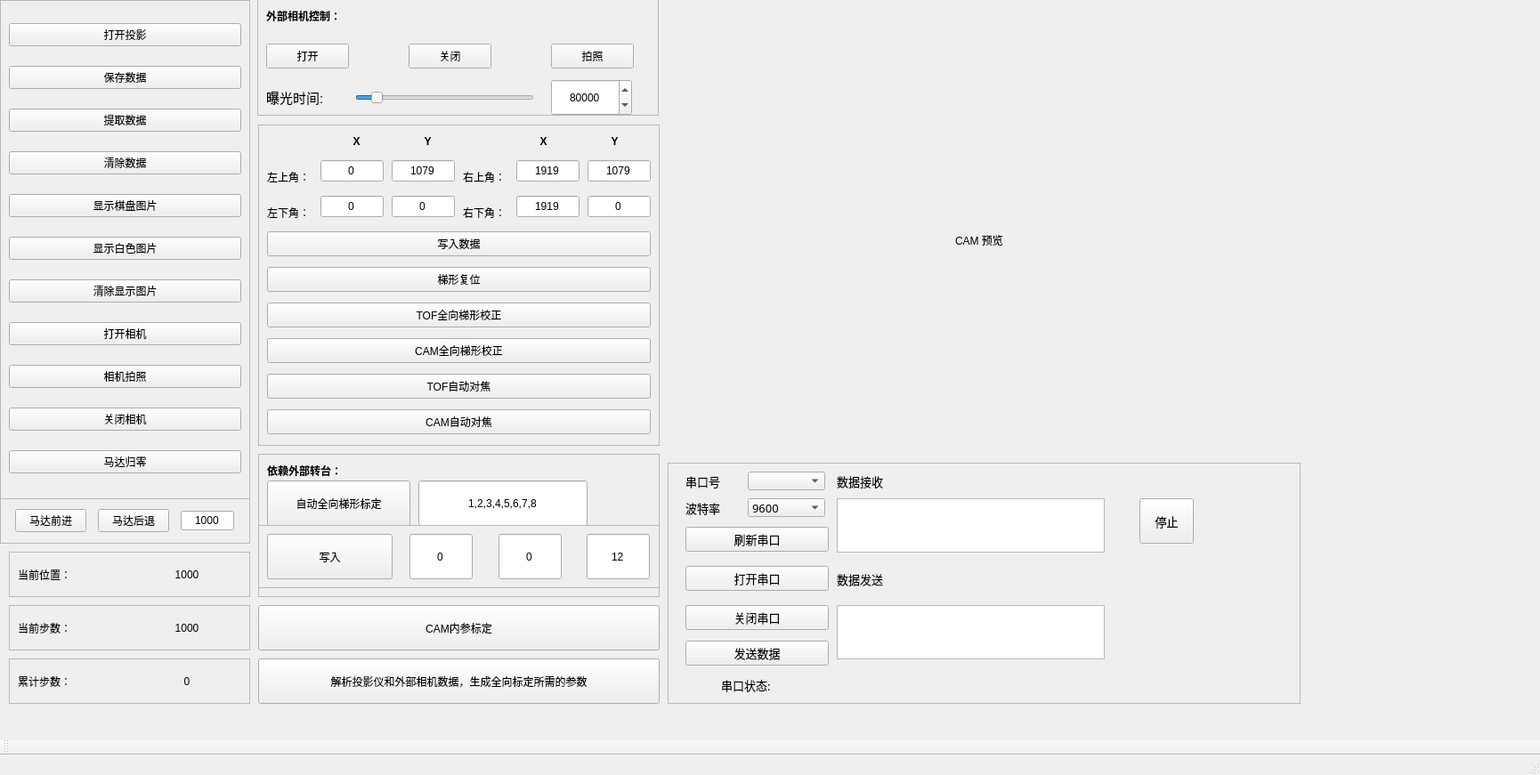
<?xml version="1.0" encoding="UTF-8"?>
<ui version="4.0">
 <class>MainWindow</class>
 <widget class="QMainWindow" name="MainWindow">
  <property name="geometry">
   <rect>
    <x>0</x>
    <y>0</y>
    <width>1730</width>
    <height>871</height>
   </rect>
  </property>
  <property name="font">
   <font>
    <family>Arial</family>
   </font>
  </property>
  <property name="windowTitle">
   <string>MainWindow</string>
  </property>
  <widget class="QWidget" name="centralwidget">
   <widget class="QFrame" name="frame">
    <property name="geometry">
     <rect>
      <x>0</x>
      <y>0</y>
      <width>281</width>
      <height>561</height>
     </rect>
    </property>
    <property name="frameShape">
     <enum>QFrame::StyledPanel</enum>
    </property>
    <property name="frameShadow">
     <enum>QFrame::Raised</enum>
    </property>
    <layout class="QVBoxLayout" name="verticalLayout">
     <item>
      <widget class="QPushButton" name="rootButton">
       <property name="text">
        <string>打开投影</string>
       </property>
      </widget>
     </item>
     <item>
      <widget class="QPushButton" name="saveDataButton">
       <property name="text">
        <string>保存数据</string>
       </property>
      </widget>
     </item>
     <item>
      <widget class="QPushButton" name="pullDataButton">
       <property name="text">
        <string>提取数据</string>
       </property>
      </widget>
     </item>
     <item>
      <widget class="QPushButton" name="cleanButton">
       <property name="text">
        <string>清除数据</string>
       </property>
      </widget>
     </item>
     <item>
      <widget class="QPushButton" name="showCheckerPatternButton">
       <property name="text">
        <string>显示棋盘图片</string>
       </property>
      </widget>
     </item>
     <item>
      <widget class="QPushButton" name="showWritePatternButton">
       <property name="text">
        <string>显示白色图片</string>
       </property>
      </widget>
     </item>
     <item>
      <widget class="QPushButton" name="removePatternButton">
       <property name="text">
        <string>清除显示图片</string>
       </property>
      </widget>
     </item>
     <item>
      <widget class="QPushButton" name="openCamButton">
       <property name="text">
        <string>打开相机</string>
       </property>
      </widget>
     </item>
     <item>
      <widget class="QPushButton" name="takePictureButton">
       <property name="text">
        <string>相机拍照</string>
       </property>
      </widget>
     </item>
     <item>
      <widget class="QPushButton" name="closeCamButton">
       <property name="text">
        <string>关闭相机</string>
       </property>
      </widget>
     </item>
     <item>
      <widget class="QPushButton" name="motorResetButton">
       <property name="text">
        <string>马达归零</string>
       </property>
      </widget>
     </item>
    </layout>
   </widget>
   <widget class="QFrame" name="frame_2">
    <property name="geometry">
     <rect>
      <x>750</x>
      <y>520</y>
      <width>711</width>
      <height>271</height>
     </rect>
    </property>
    <property name="font">
     <font>
      <family>Agency FB</family>
      <pointsize>10</pointsize>
     </font>
    </property>
    <property name="frameShape">
     <enum>QFrame::StyledPanel</enum>
    </property>
    <property name="frameShadow">
     <enum>QFrame::Raised</enum>
    </property>
    <widget class="QLabel" name="label_2">
     <property name="geometry">
      <rect>
       <x>20</x>
       <y>10</y>
       <width>51</width>
       <height>21</height>
      </rect>
     </property>
     <property name="text">
      <string>串口号</string>
     </property>
    </widget>
    <widget class="QComboBox" name="serial_selection">
     <property name="geometry">
      <rect>
       <x>90</x>
       <y>10</y>
       <width>87</width>
       <height>21</height>
      </rect>
     </property>
    </widget>
    <widget class="QComboBox" name="baud_rate">
     <property name="geometry">
      <rect>
       <x>90</x>
       <y>40</y>
       <width>87</width>
       <height>21</height>
      </rect>
     </property>
     <property name="currentText">
      <string>9600</string>
     </property>
     <item>
      <property name="text">
       <string>9600</string>
      </property>
     </item>
     <item>
      <property name="text">
       <string>19200</string>
      </property>
     </item>
     <item>
      <property name="text">
       <string>38400</string>
      </property>
     </item>
     <item>
      <property name="text">
       <string>115200</string>
      </property>
     </item>
     <item>
      <property name="text">
       <string>921600</string>
      </property>
     </item>
    </widget>
    <widget class="QLabel" name="label_4">
     <property name="geometry">
      <rect>
       <x>20</x>
       <y>40</y>
       <width>51</width>
       <height>21</height>
      </rect>
     </property>
     <property name="text">
      <string>波特率</string>
     </property>
    </widget>
    <widget class="QPushButton" name="refresh_port">
     <property name="geometry">
      <rect>
       <x>20</x>
       <y>72</y>
       <width>161</width>
       <height>28</height>
      </rect>
     </property>
     <property name="text">
      <string>刷新串口</string>
     </property>
    </widget>
    <widget class="QPushButton" name="open_port">
     <property name="geometry">
      <rect>
       <x>20</x>
       <y>116</y>
       <width>161</width>
       <height>28</height>
      </rect>
     </property>
     <property name="text">
      <string>打开串口</string>
     </property>
    </widget>
    <widget class="QPushButton" name="close_port">
     <property name="geometry">
      <rect>
       <x>20</x>
       <y>160</y>
       <width>161</width>
       <height>28</height>
      </rect>
     </property>
     <property name="text">
      <string>关闭串口</string>
     </property>
    </widget>
    <widget class="QLabel" name="label_11">
     <property name="geometry">
      <rect>
       <x>190</x>
       <y>10</y>
       <width>441</width>
       <height>21</height>
      </rect>
     </property>
     <property name="text">
      <string>数据接收</string>
     </property>
    </widget>
    <widget class="QPlainTextEdit" name="receive_data_area">
     <property name="geometry">
      <rect>
       <x>190</x>
       <y>40</y>
       <width>301</width>
       <height>61</height>
      </rect>
     </property>
     <property name="cursor" stdset="0">
      <cursorShape>ArrowCursor</cursorShape>
     </property>
     <property name="focusPolicy">
      <enum>Qt::StrongFocus</enum>
     </property>
     <property name="undoRedoEnabled">
      <bool>false</bool>
     </property>
     <property name="lineWrapMode">
      <enum>QPlainTextEdit::WidgetWidth</enum>
     </property>
     <property name="readOnly">
      <bool>true</bool>
     </property>
     <property name="textInteractionFlags">
      <set>Qt::NoTextInteraction</set>
     </property>
    </widget>
    <widget class="QLabel" name="label_13">
     <property name="geometry">
      <rect>
       <x>398</x>
       <y>287</y>
       <width>341</width>
       <height>221</height>
      </rect>
     </property>
     <property name="text">
      <string>数据发送</string>
     </property>
    </widget>
    <widget class="QTextEdit" name="input_data">
     <property name="geometry">
      <rect>
       <x>190</x>
       <y>160</y>
       <width>301</width>
       <height>61</height>
      </rect>
     </property>
     <property name="maximumSize">
      <size>
       <width>1677721</width>
       <height>1677721</height>
      </size>
     </property>
     <property name="layoutDirection">
      <enum>Qt::LeftToRight</enum>
     </property>
    </widget>
    <widget class="QLabel" name="label_12">
     <property name="geometry">
      <rect>
       <x>190</x>
       <y>120</y>
       <width>301</width>
       <height>21</height>
      </rect>
     </property>
     <property name="text">
      <string>数据发送</string>
     </property>
    </widget>
    <widget class="QPushButton" name="send_data">
     <property name="geometry">
      <rect>
       <x>20</x>
       <y>200</y>
       <width>161</width>
       <height>28</height>
      </rect>
     </property>
     <property name="text">
      <string>发送数据</string>
     </property>
     <property name="autoDefault">
      <bool>false</bool>
     </property>
    </widget>
    <widget class="QLabel" name="port_status">
     <property name="geometry">
      <rect>
       <x>200</x>
       <y>240</y>
       <width>131</width>
       <height>20</height>
      </rect>
     </property>
     <property name="minimumSize">
      <size>
       <width>0</width>
       <height>20</height>
      </size>
     </property>
     <property name="text">
      <string/>
     </property>
    </widget>
    <widget class="QLabel" name="label_6">
     <property name="geometry">
      <rect>
       <x>60</x>
       <y>240</y>
       <width>91</width>
       <height>20</height>
      </rect>
     </property>
     <property name="minimumSize">
      <size>
       <width>0</width>
       <height>20</height>
      </size>
     </property>
     <property name="text">
      <string>串口状态:</string>
     </property>
    </widget>
    <widget class="QPushButton" name="stopAutoCalButton">
     <property name="geometry">
      <rect>
       <x>530</x>
       <y>40</y>
       <width>61</width>
       <height>51</height>
      </rect>
     </property>
     <property name="text">
      <string>停止</string>
     </property>
    </widget>
   </widget>
   <widget class="QFrame" name="frame_3">
    <property name="geometry">
     <rect>
      <x>0</x>
      <y>560</y>
      <width>281</width>
      <height>51</height>
     </rect>
    </property>
    <property name="frameShape">
     <enum>QFrame::StyledPanel</enum>
    </property>
    <property name="frameShadow">
     <enum>QFrame::Raised</enum>
    </property>
    <layout class="QHBoxLayout" name="horizontalLayout">
     <item>
      <widget class="QPushButton" name="motorForwardButton">
       <property name="maximumSize">
        <size>
         <width>80</width>
         <height>16777215</height>
        </size>
       </property>
       <property name="text">
        <string>马达前进</string>
       </property>
      </widget>
     </item>
     <item>
      <widget class="QPushButton" name="motorBackButton">
       <property name="maximumSize">
        <size>
         <width>80</width>
         <height>16777215</height>
        </size>
       </property>
       <property name="text">
        <string>马达后退</string>
       </property>
      </widget>
     </item>
     <item>
      <widget class="QLineEdit" name="motorPositionEdit">
       <property name="maximumSize">
        <size>
         <width>60</width>
         <height>16777215</height>
        </size>
       </property>
       <property name="text">
        <string>1000</string>
       </property>
       <property name="alignment">
        <set>Qt::AlignCenter</set>
       </property>
      </widget>
     </item>
    </layout>
   </widget>
   <widget class="QFrame" name="frame_4">
    <property name="geometry">
     <rect>
      <x>10</x>
      <y>620</y>
      <width>271</width>
      <height>51</height>
     </rect>
    </property>
    <property name="frameShape">
     <enum>QFrame::StyledPanel</enum>
    </property>
    <property name="frameShadow">
     <enum>QFrame::Raised</enum>
    </property>
    <layout class="QHBoxLayout" name="horizontalLayout_2">
     <item>
      <widget class="QLabel" name="positionLabel">
       <property name="text">
        <string>当前位置：</string>
       </property>
      </widget>
     </item>
     <item>
      <widget class="QLabel" name="posValueLabel">
       <property name="font">
        <font>
         <family>Arial</family>
         <pointsize>9</pointsize>
         <weight>50</weight>
         <bold>false</bold>
        </font>
       </property>
       <property name="text">
        <string>1000</string>
       </property>
       <property name="alignment">
        <set>Qt::AlignCenter</set>
       </property>
      </widget>
     </item>
    </layout>
   </widget>
   <widget class="QFrame" name="frame_5">
    <property name="geometry">
     <rect>
      <x>10</x>
      <y>680</y>
      <width>271</width>
      <height>51</height>
     </rect>
    </property>
    <property name="frameShape">
     <enum>QFrame::StyledPanel</enum>
    </property>
    <property name="frameShadow">
     <enum>QFrame::Raised</enum>
    </property>
    <layout class="QHBoxLayout" name="horizontalLayout_3">
     <item>
      <widget class="QLabel" name="stepsLabel">
       <property name="text">
        <string>当前步数：</string>
       </property>
      </widget>
     </item>
     <item>
      <widget class="QLabel" name="stepsValueLabel">
       <property name="font">
        <font>
         <family>Arial</family>
        </font>
       </property>
       <property name="text">
        <string>1000</string>
       </property>
       <property name="alignment">
        <set>Qt::AlignCenter</set>
       </property>
      </widget>
     </item>
    </layout>
   </widget>
   <widget class="QFrame" name="frame_left_up">
    <property name="geometry">
     <rect>
      <x>290</x>
      <y>140</y>
      <width>451</width>
      <height>361</height>
     </rect>
    </property>
    <property name="frameShape">
     <enum>QFrame::StyledPanel</enum>
    </property>
    <property name="frameShadow">
     <enum>QFrame::Raised</enum>
    </property>
    <widget class="QLabel" name="label_5">
     <property name="geometry">
      <rect>
       <x>10</x>
       <y>50</y>
       <width>61</width>
       <height>17</height>
      </rect>
     </property>
     <property name="text">
      <string>左上角：</string>
     </property>
    </widget>
    <widget class="QLineEdit" name="ksdLeftUpEdit_x">
     <property name="geometry">
      <rect>
       <x>70</x>
       <y>40</y>
       <width>71</width>
       <height>24</height>
      </rect>
     </property>
     <property name="maximumSize">
      <size>
       <width>80</width>
       <height>16777215</height>
      </size>
     </property>
     <property name="text">
      <string>0</string>
     </property>
     <property name="alignment">
      <set>Qt::AlignCenter</set>
     </property>
    </widget>
    <widget class="QLabel" name="label_X">
     <property name="geometry">
      <rect>
       <x>80</x>
       <y>10</y>
       <width>61</width>
       <height>17</height>
      </rect>
     </property>
     <property name="font">
      <font>
       <family>Arial</family>
       <weight>75</weight>
       <bold>true</bold>
      </font>
     </property>
     <property name="text">
      <string>X</string>
     </property>
     <property name="alignment">
      <set>Qt::AlignCenter</set>
     </property>
    </widget>
    <widget class="QLineEdit" name="ksdLeftUpEdit_y">
     <property name="geometry">
      <rect>
       <x>150</x>
       <y>40</y>
       <width>71</width>
       <height>24</height>
      </rect>
     </property>
     <property name="maximumSize">
      <size>
       <width>80</width>
       <height>16777215</height>
      </size>
     </property>
     <property name="text">
      <string>1079</string>
     </property>
     <property name="alignment">
      <set>Qt::AlignCenter</set>
     </property>
    </widget>
    <widget class="QLabel" name="label_X_2">
     <property name="geometry">
      <rect>
       <x>160</x>
       <y>10</y>
       <width>61</width>
       <height>17</height>
      </rect>
     </property>
     <property name="font">
      <font>
       <family>Arial</family>
       <weight>75</weight>
       <bold>true</bold>
      </font>
     </property>
     <property name="text">
      <string>Y</string>
     </property>
     <property name="alignment">
      <set>Qt::AlignCenter</set>
     </property>
    </widget>
    <widget class="QLineEdit" name="ksdRightUpEdit_x">
     <property name="geometry">
      <rect>
       <x>290</x>
       <y>40</y>
       <width>71</width>
       <height>24</height>
      </rect>
     </property>
     <property name="maximumSize">
      <size>
       <width>80</width>
       <height>16777215</height>
      </size>
     </property>
     <property name="text">
      <string>1919</string>
     </property>
     <property name="alignment">
      <set>Qt::AlignCenter</set>
     </property>
    </widget>
    <widget class="QLabel" name="label_7">
     <property name="geometry">
      <rect>
       <x>230</x>
       <y>50</y>
       <width>61</width>
       <height>17</height>
      </rect>
     </property>
     <property name="text">
      <string>右上角：</string>
     </property>
    </widget>
    <widget class="QLineEdit" name="ksdRightUpEdit_y">
     <property name="geometry">
      <rect>
       <x>370</x>
       <y>40</y>
       <width>71</width>
       <height>24</height>
      </rect>
     </property>
     <property name="maximumSize">
      <size>
       <width>80</width>
       <height>16777215</height>
      </size>
     </property>
     <property name="text">
      <string>1079</string>
     </property>
     <property name="alignment">
      <set>Qt::AlignCenter</set>
     </property>
    </widget>
    <widget class="QLabel" name="label_X_3">
     <property name="geometry">
      <rect>
       <x>290</x>
       <y>10</y>
       <width>61</width>
       <height>17</height>
      </rect>
     </property>
     <property name="font">
      <font>
       <family>Arial</family>
       <weight>75</weight>
       <bold>true</bold>
      </font>
     </property>
     <property name="text">
      <string>X</string>
     </property>
     <property name="alignment">
      <set>Qt::AlignCenter</set>
     </property>
    </widget>
    <widget class="QLabel" name="label_X_4">
     <property name="geometry">
      <rect>
       <x>370</x>
       <y>10</y>
       <width>61</width>
       <height>17</height>
      </rect>
     </property>
     <property name="font">
      <font>
       <family>Arial</family>
       <weight>75</weight>
       <bold>true</bold>
      </font>
     </property>
     <property name="text">
      <string>Y</string>
     </property>
     <property name="alignment">
      <set>Qt::AlignCenter</set>
     </property>
    </widget>
    <widget class="QLineEdit" name="ksdRightDownEdit_x">
     <property name="geometry">
      <rect>
       <x>290</x>
       <y>80</y>
       <width>71</width>
       <height>24</height>
      </rect>
     </property>
     <property name="maximumSize">
      <size>
       <width>80</width>
       <height>16777215</height>
      </size>
     </property>
     <property name="text">
      <string>1919</string>
     </property>
     <property name="alignment">
      <set>Qt::AlignCenter</set>
     </property>
    </widget>
    <widget class="QLineEdit" name="ksdRightDownEdit_y">
     <property name="geometry">
      <rect>
       <x>370</x>
       <y>80</y>
       <width>71</width>
       <height>24</height>
      </rect>
     </property>
     <property name="maximumSize">
      <size>
       <width>80</width>
       <height>16777215</height>
      </size>
     </property>
     <property name="text">
      <string>0</string>
     </property>
     <property name="alignment">
      <set>Qt::AlignCenter</set>
     </property>
    </widget>
    <widget class="QLineEdit" name="ksdLeftDownEdit_x">
     <property name="geometry">
      <rect>
       <x>70</x>
       <y>80</y>
       <width>71</width>
       <height>24</height>
      </rect>
     </property>
     <property name="maximumSize">
      <size>
       <width>80</width>
       <height>16777215</height>
      </size>
     </property>
     <property name="text">
      <string>0</string>
     </property>
     <property name="alignment">
      <set>Qt::AlignCenter</set>
     </property>
    </widget>
    <widget class="QLabel" name="label_8">
     <property name="geometry">
      <rect>
       <x>10</x>
       <y>90</y>
       <width>61</width>
       <height>17</height>
      </rect>
     </property>
     <property name="text">
      <string>左下角：</string>
     </property>
    </widget>
    <widget class="QLineEdit" name="ksdLeftDownEdit_y">
     <property name="geometry">
      <rect>
       <x>150</x>
       <y>80</y>
       <width>71</width>
       <height>24</height>
      </rect>
     </property>
     <property name="maximumSize">
      <size>
       <width>80</width>
       <height>16777215</height>
      </size>
     </property>
     <property name="text">
      <string>0</string>
     </property>
     <property name="alignment">
      <set>Qt::AlignCenter</set>
     </property>
    </widget>
    <widget class="QLabel" name="label_9">
     <property name="geometry">
      <rect>
       <x>230</x>
       <y>90</y>
       <width>61</width>
       <height>17</height>
      </rect>
     </property>
     <property name="text">
      <string>右下角：</string>
     </property>
    </widget>
    <widget class="QPushButton" name="refreshKsdButton">
     <property name="geometry">
      <rect>
       <x>10</x>
       <y>120</y>
       <width>431</width>
       <height>28</height>
      </rect>
     </property>
     <property name="text">
      <string>写入数据</string>
     </property>
    </widget>
    <widget class="QPushButton" name="autoTofKsdButton">
     <property name="geometry">
      <rect>
       <x>10</x>
       <y>200</y>
       <width>431</width>
       <height>28</height>
      </rect>
     </property>
     <property name="text">
      <string>TOF全向梯形校正</string>
     </property>
    </widget>
    <widget class="QPushButton" name="tofAfButton">
     <property name="geometry">
      <rect>
       <x>10</x>
       <y>280</y>
       <width>431</width>
       <height>28</height>
      </rect>
     </property>
     <property name="text">
      <string>TOF自动对焦</string>
     </property>
    </widget>
    <widget class="QPushButton" name="camAfButton">
     <property name="geometry">
      <rect>
       <x>10</x>
       <y>320</y>
       <width>431</width>
       <height>28</height>
      </rect>
     </property>
     <property name="text">
      <string>CAM自动对焦</string>
     </property>
    </widget>
    <widget class="QPushButton" name="autoCamKstButton">
     <property name="geometry">
      <rect>
       <x>10</x>
       <y>240</y>
       <width>431</width>
       <height>28</height>
      </rect>
     </property>
     <property name="text">
      <string>CAM全向梯形校正</string>
     </property>
    </widget>
    <widget class="QPushButton" name="kstResetButton">
     <property name="geometry">
      <rect>
       <x>10</x>
       <y>160</y>
       <width>431</width>
       <height>28</height>
      </rect>
     </property>
     <property name="text">
      <string>梯形复位</string>
     </property>
    </widget>
   </widget>
   <widget class="QFrame" name="frame_7">
    <property name="geometry">
     <rect>
      <x>10</x>
      <y>740</y>
      <width>271</width>
      <height>51</height>
     </rect>
    </property>
    <property name="frameShape">
     <enum>QFrame::StyledPanel</enum>
    </property>
    <property name="frameShadow">
     <enum>QFrame::Raised</enum>
    </property>
    <layout class="QHBoxLayout" name="horizontalLayout_4">
     <item>
      <widget class="QLabel" name="sumStepsLabel">
       <property name="text">
        <string>累计步数：</string>
       </property>
      </widget>
     </item>
     <item>
      <widget class="QLabel" name="stepsTotalValueLabel">
       <property name="font">
        <font>
         <family>Arial</family>
        </font>
       </property>
       <property name="text">
        <string>0</string>
       </property>
       <property name="alignment">
        <set>Qt::AlignCenter</set>
       </property>
      </widget>
     </item>
    </layout>
   </widget>
   <widget class="QFrame" name="frame_8">
    <property name="geometry">
     <rect>
      <x>289</x>
      <y>-1</y>
      <width>451</width>
      <height>131</height>
     </rect>
    </property>
    <property name="frameShape">
     <enum>QFrame::StyledPanel</enum>
    </property>
    <property name="frameShadow">
     <enum>QFrame::Raised</enum>
    </property>
    <widget class="QLabel" name="label_14">
     <property name="geometry">
      <rect>
       <x>10</x>
       <y>10</y>
       <width>120</width>
       <height>17</height>
      </rect>
     </property>
     <property name="font">
      <font>
       <family>Arial</family>
       <weight>75</weight>
       <bold>true</bold>
      </font>
     </property>
     <property name="text">
      <string>外部相机控制：</string>
     </property>
    </widget>
    <widget class="QPushButton" name="eOpenCameraButton">
     <property name="geometry">
      <rect>
       <x>10</x>
       <y>50</y>
       <width>93</width>
       <height>28</height>
      </rect>
     </property>
     <property name="text">
      <string>打开</string>
     </property>
    </widget>
    <widget class="QPushButton" name="eTakePictureButton">
     <property name="geometry">
      <rect>
       <x>330</x>
       <y>50</y>
       <width>93</width>
       <height>28</height>
      </rect>
     </property>
     <property name="text">
      <string>拍照</string>
     </property>
    </widget>
    <widget class="QLabel" name="label_10">
     <property name="geometry">
      <rect>
       <x>10</x>
       <y>90</y>
       <width>91</width>
       <height>41</height>
      </rect>
     </property>
     <property name="font">
      <font>
       <family>Arial</family>
       <pointsize>11</pointsize>
      </font>
     </property>
     <property name="text">
      <string>曝光时间:</string>
     </property>
    </widget>
    <widget class="QSlider" name="exTimesHorizontalSlider">
     <property name="geometry">
      <rect>
       <x>110</x>
       <y>100</y>
       <width>201</width>
       <height>21</height>
      </rect>
     </property>
     <property name="minimum">
      <number>20</number>
     </property>
     <property name="maximum">
      <number>500000</number>
     </property>
     <property name="singleStep">
      <number>10</number>
     </property>
     <property name="value">
      <number>9000</number>
     </property>
     <property name="sliderPosition">
      <number>9000</number>
     </property>
     <property name="orientation">
      <enum>Qt::Horizontal</enum>
     </property>
     <property name="invertedAppearance">
      <bool>false</bool>
     </property>
     <property name="invertedControls">
      <bool>false</bool>
     </property>
     <property name="tickPosition">
      <enum>QSlider::NoTicks</enum>
     </property>
     <property name="tickInterval">
      <number>10</number>
     </property>
    </widget>
    <widget class="QSpinBox" name="exTimeSpinBox">
     <property name="geometry">
      <rect>
       <x>330</x>
       <y>90</y>
       <width>91</width>
       <height>41</height>
      </rect>
     </property>
     <property name="alignment">
      <set>Qt::AlignCenter</set>
     </property>
     <property name="minimum">
      <number>20</number>
     </property>
     <property name="maximum">
      <number>500000</number>
     </property>
     <property name="value">
      <number>80000</number>
     </property>
    </widget>
    <widget class="QPushButton" name="eCloseCameraButton">
     <property name="geometry">
      <rect>
       <x>170</x>
       <y>50</y>
       <width>93</width>
       <height>28</height>
      </rect>
     </property>
     <property name="text">
      <string>关闭</string>
     </property>
    </widget>
   </widget>
   <widget class="QLabel" name="previewCameraLabel">
    <property name="geometry">
     <rect>
      <x>740</x>
      <y>0</y>
      <width>720</width>
      <height>540</height>
     </rect>
    </property>
    <property name="maximumSize">
     <size>
      <width>720</width>
      <height>540</height>
     </size>
    </property>
    <property name="text">
     <string>CAM 预览</string>
    </property>
    <property name="alignment">
     <set>Qt::AlignCenter</set>
    </property>
   </widget>
   <widget class="QFrame" name="frame_9">
    <property name="geometry">
     <rect>
      <x>290</x>
      <y>510</y>
      <width>451</width>
      <height>161</height>
     </rect>
    </property>
    <property name="frameShape">
     <enum>QFrame::StyledPanel</enum>
    </property>
    <property name="frameShadow">
     <enum>QFrame::Raised</enum>
    </property>
    <widget class="QPushButton" name="kstAutoCalButton">
     <property name="geometry">
      <rect>
       <x>10</x>
       <y>30</y>
       <width>161</width>
       <height>51</height>
      </rect>
     </property>
     <property name="text">
      <string>自动全向梯形标定</string>
     </property>
    </widget>
    <widget class="QLineEdit" name="kstAutoCalCountEdit">
     <property name="geometry">
      <rect>
       <x>180</x>
       <y>30</y>
       <width>190</width>
       <height>51</height>
      </rect>
     </property>
     <property name="minimumSize">
      <size>
       <width>0</width>
       <height>0</height>
      </size>
     </property>
     <property name="maximumSize">
      <size>
       <width>300</width>
       <height>16777215</height>
      </size>
     </property>
     <property name="text">
      <string>1,2,3,4,5,6,7,8</string>
     </property>
     <property name="alignment">
      <set>Qt::AlignCenter</set>
     </property>
    </widget>
    <widget class="QLabel" name="label_15">
     <property name="geometry">
      <rect>
       <x>10</x>
       <y>10</y>
       <width>120</width>
       <height>17</height>
      </rect>
     </property>
     <property name="font">
      <font>
       <family>Arial</family>
       <weight>75</weight>
       <bold>true</bold>
      </font>
     </property>
     <property name="text">
      <string>依赖外部转台：</string>
     </property>
    </widget>
   </widget>
   <widget class="QPushButton" name="camInterCalButton">
    <property name="geometry">
     <rect>
      <x>290</x>
      <y>680</y>
      <width>451</width>
      <height>51</height>
     </rect>
    </property>
    <property name="text">
     <string>CAM内参标定</string>
    </property>
   </widget>
   <widget class="QFrame" name="frame_10">
    <property name="geometry">
     <rect>
      <x>290</x>
      <y>590</y>
      <width>451</width>
      <height>71</height>
     </rect>
    </property>
    <property name="frameShape">
     <enum>QFrame::StyledPanel</enum>
    </property>
    <property name="frameShadow">
     <enum>QFrame::Raised</enum>
    </property>
    <widget class="QPushButton" name="rotateButton">
     <property name="geometry">
      <rect>
       <x>10</x>
       <y>10</y>
       <width>141</width>
       <height>51</height>
      </rect>
     </property>
     <property name="text">
      <string>写入</string>
     </property>
    </widget>
    <widget class="QLineEdit" name="xyEdit">
     <property name="geometry">
      <rect>
       <x>170</x>
       <y>10</y>
       <width>71</width>
       <height>51</height>
      </rect>
     </property>
     <property name="maximumSize">
      <size>
       <width>80</width>
       <height>16777215</height>
      </size>
     </property>
     <property name="text">
      <string>0</string>
     </property>
     <property name="alignment">
      <set>Qt::AlignCenter</set>
     </property>
    </widget>
    <widget class="QLineEdit" name="xzEdit">
     <property name="geometry">
      <rect>
       <x>270</x>
       <y>10</y>
       <width>71</width>
       <height>51</height>
      </rect>
     </property>
     <property name="maximumSize">
      <size>
       <width>80</width>
       <height>16777215</height>
      </size>
     </property>
     <property name="text">
      <string>0</string>
     </property>
     <property name="alignment">
      <set>Qt::AlignCenter</set>
     </property>
    </widget>
    <widget class="QLineEdit" name="yzEdit">
     <property name="geometry">
      <rect>
       <x>369</x>
       <y>10</y>
       <width>71</width>
       <height>51</height>
      </rect>
     </property>
     <property name="maximumSize">
      <size>
       <width>80</width>
       <height>16777215</height>
      </size>
     </property>
     <property name="text">
      <string>12</string>
     </property>
     <property name="alignment">
      <set>Qt::AlignCenter</set>
     </property>
    </widget>
   </widget>
   <widget class="QPushButton" name="kstCalButton">
    <property name="geometry">
     <rect>
      <x>290</x>
      <y>740</y>
      <width>451</width>
      <height>51</height>
     </rect>
    </property>
    <property name="text">
     <string>解析投影仪和外部相机数据，生成全向标定所需的参数</string>
    </property>
   </widget>
   <zorder>previewCameraLabel</zorder>
   <zorder>frame</zorder>
   <zorder>frame_2</zorder>
   <zorder>frame_3</zorder>
   <zorder>frame_4</zorder>
   <zorder>frame_5</zorder>
   <zorder>frame_left_up</zorder>
   <zorder>frame_7</zorder>
   <zorder>frame_8</zorder>
   <zorder>frame_9</zorder>
   <zorder>camInterCalButton</zorder>
   <zorder>frame_10</zorder>
   <zorder>kstCalButton</zorder>
  </widget>
  <widget class="QMenuBar" name="menubar">
   <property name="geometry">
    <rect>
     <x>0</x>
     <y>0</y>
     <width>1730</width>
     <height>23</height>
    </rect>
   </property>
  </widget>
  <widget class="QToolBar" name="toolBar">
   <property name="windowTitle">
    <string>toolBar</string>
   </property>
   <attribute name="toolBarArea">
    <enum>BottomToolBarArea</enum>
   </attribute>
   <attribute name="toolBarBreak">
    <bool>false</bool>
   </attribute>
  </widget>
  <widget class="QStatusBar" name="statusbar"/>
 </widget>
 <resources/>
 <connections>
  <connection>
   <sender>exTimesHorizontalSlider</sender>
   <signal>valueChanged(int)</signal>
   <receiver>exTimeSpinBox</receiver>
   <slot>setValue(int)</slot>
   <hints>
    <hint type="sourcelabel">
     <x>499</x>
     <y>132</y>
    </hint>
    <hint type="destinationlabel">
     <x>664</x>
     <y>132</y>
    </hint>
   </hints>
  </connection>
  <connection>
   <sender>exTimeSpinBox</sender>
   <signal>valueChanged(int)</signal>
   <receiver>exTimesHorizontalSlider</receiver>
   <slot>setValue(int)</slot>
   <hints>
    <hint type="sourcelabel">
     <x>664</x>
     <y>132</y>
    </hint>
    <hint type="destinationlabel">
     <x>499</x>
     <y>132</y>
    </hint>
   </hints>
  </connection>
 </connections>
</ui>
